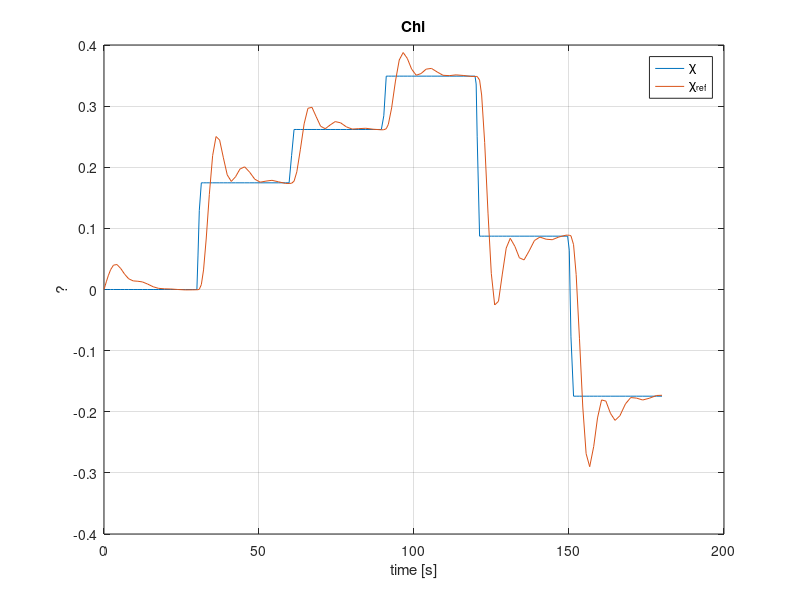
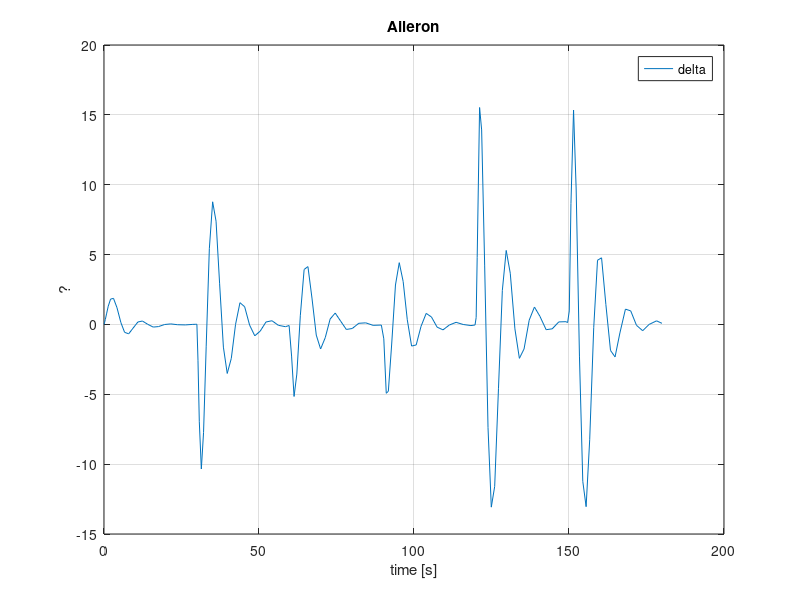

Recreate these plots in MATLAB, in order.

%% plots for 2e

m = load('measurements_2e.mat');

t = m.measurements(1,:);
chi_ref = m.measurements(2,:);
chi = m.measurements(3,:);
delta_a = m.measurements(4,:);

figure(1)
plot(t,chi_ref);
hold on
plot(t,chi);
grid on;
legend('\chi','\chi_{ref}');
title('Chi');
xlabel('time [s]'); 
ylabel('?'); 
saveas(gcf,'./figures/chi.pdf')
hold off

figure(2)
plot(t,delta_a);
grid on;
legend('delta');
title('Aileron');
xlabel('time [s]'); 
ylabel('?'); 
saveas(gcf,'./figures/aileron.pdf')